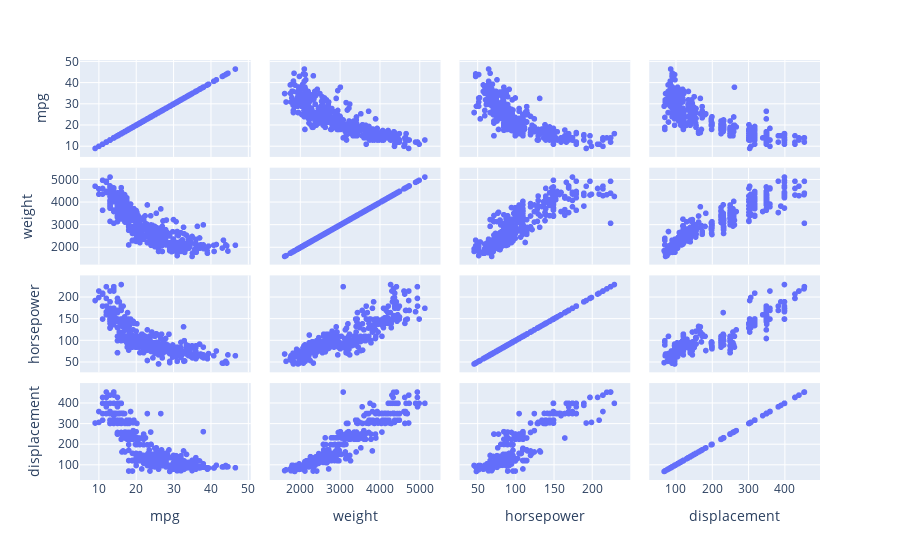

The code cell stored with this chart in its notebook:
### Code cell
fig = px.scatter_matrix(df, dimensions=["mpg","weight","horsepower","displacement"])
fig.show()

### Figure 1 — Plotly figure (JSON) as saved in the notebook; plotly's stock layout.template omitted (floating-point values rounded to 4 significant figures; data arrays with more than 128 entries replaced by an {"elided": "..."} marker saying what was removed)
{"data": [{"dimensions": [{"axis": {"matches": true}, "label": "mpg", "values": {"elided": "398 float values"}}, {"axis": {"matches": true}, "label": "weight", "values": {"elided": "398 float values"}}, {"axis": {"matches": true}, "label": "horsepower", "values": {"elided": "398 float values"}}, {"axis": {"matches": true}, "label": "displacement", "values": {"elided": "398 float values"}}], "hovertemplate": "%{xaxis.title.text}=%{x}<br>%{yaxis.title.text}=%{y}<extra></extra>", "legendgroup": "", "marker": {"color": "#636efa", "symbol": "circle"}, "name": "", "showlegend": false, "type": "splom"}], "layout": {"dragmode": "select", "legend": {"tracegroupgap": 0}, "margin": {"t": 60}}}
